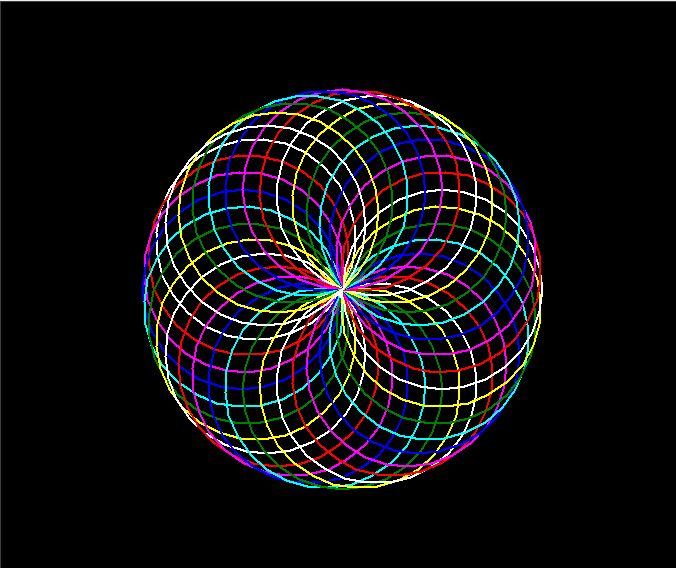

Python code for this plot:
import turtle

turtle.bgcolor("black")
turtle.speed(0)

for i in range(6):
    for colors in ["red","magenta","blue","cyan","green","yellow","white"]:
        turtle.color(colors)
        turtle.circle(100)
        turtle.left(10)

turtle.hideturtle()
